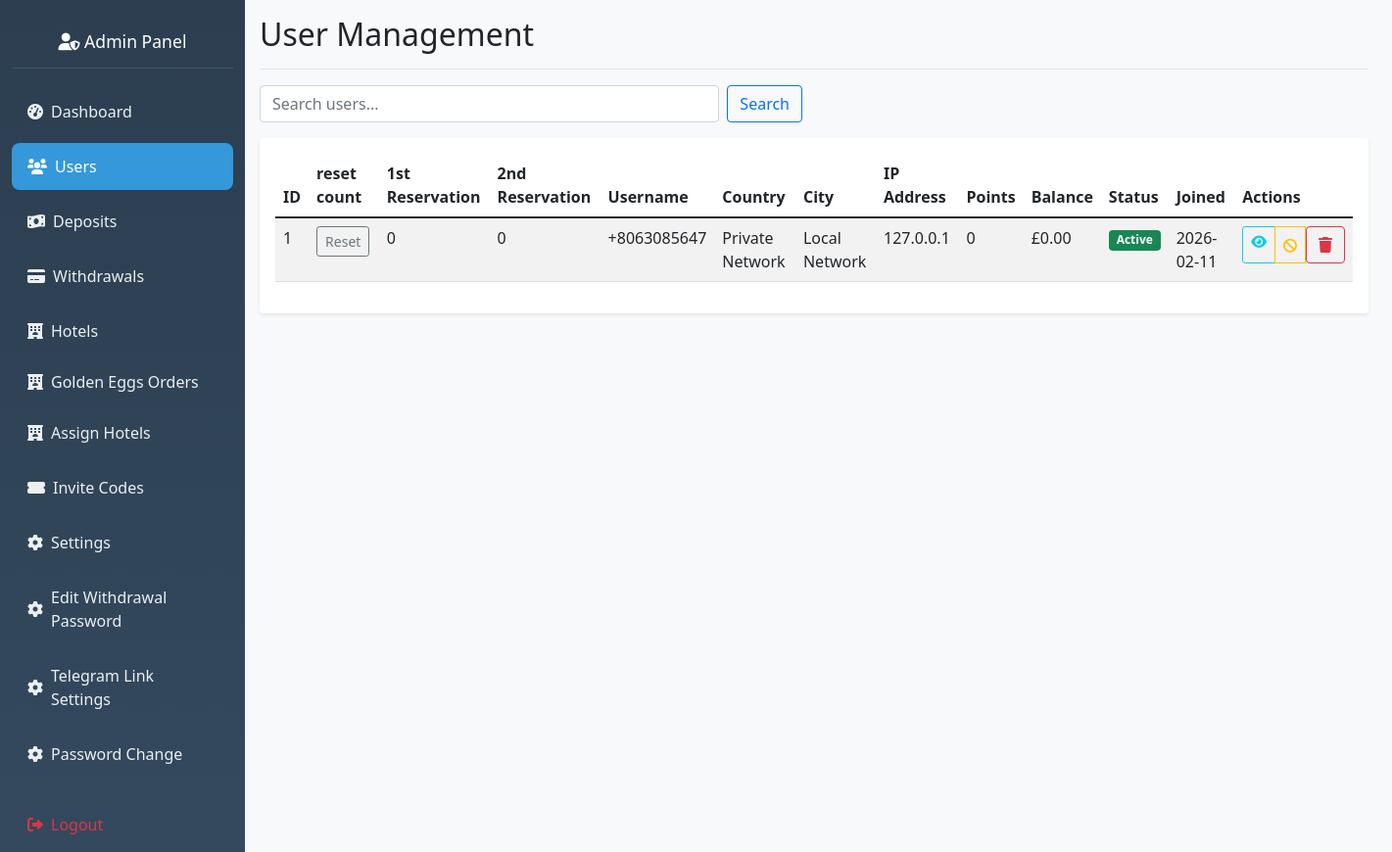
The app's page /admin/users (signed in) with its own data.
### hotel_app/models.py (models this page shows, shortened)
class User(db.Model, UserMixin):
    __tablename__ = 'user'
    id = db.Column(db.Integer, primary_key=True)
    nickname = db.Column(db.String(80))
    user_id = db.Column(db.String(6), unique=True)
    agent_id = db.Column(db.String(6), unique=True)
    contact = db.Column(db.String(20))
    invitation_code = db.Column(db.String(20))
    member_points = db.Column(db.Integer, default=0)
    trial_bonus = db.Column(db.Float, default=564.00)
    balance = db.Column(db.Float, default=0.00)
    total_deposits = db.Column(db.Float, default=0.0)
    vip_level = db.Column(db.String(10), default='VIP0')
    withdrawal_password = db.Column(db.String(100))
    password_hash = db.Column(db.String(100))
    is_active = db.Column(db.Boolean, default=False)
    created_at = db.Column(db.DateTime, default=datetime.utcnow)
    session_locked = db.Column(db.Boolean, default=False)
    total_commission_earned = db.Column(db.Float, default=0.0)
    first_session_completed = db.Column(db.Boolean, default=False)
    session_reset_date = db.Column(db.String)
    currency = db.Column(db.String(10), default='$')
    bound_wallet_type = db.Column(db.String(20))
    max_first_session_reservations = db.Column(db.Integer, default=35)
    wallet_bound_at = db.Column(db.DateTime)
    second_session_reservations_count = db.Column(db.Integer, default=0)
    second_session_commission = db.Column(db.Float, default=0.0)
    bound_wallet_address = db.Column(db.String(200))
    first_session_commission = db.Column(db.Float, default=0.0)
    first_session_reservations_count = db.Column(db.Integer, default=0)
    current_session = db.Column(db.String(10), default='first')
    revolut_name = db.Column(db.String(100))
    revolut_iban = db.Column(db.String(50))
    revolut_revtag = db.Column(db.String(20))
    ip_address = db.Column(db.String(45))
    country = db.Column(db.String(100))
    country_code = db.Column(db.String(2))
    region = db.Column(db.String(100))
    city = db.Column(db.String(100))
    latitude = db.Column(db.Float)
    longitude = db.Column(db.Float)
    timezone = db.Column(db.String(50))
    isp = db.Column(db.String(255))
    last_location_update = db.Column(db.DateTime, default=datetime.utcnow)
    reservations = db.relationship(
        'Reservation',
        backref='user',
        lazy='dynamic',
        cascade='all, delete-orphan',
        passive_deletes=True
    )
    deposit_requests = db.relationship(
        'DepositRequest',
        backref='user',
        lazy='dynamic'
    )
    withdrawal_requests = db.relationship(
        'WithdrawalRequest',
        backref='user',
        lazy='dynamic'
    )
    hotel_assignments = db.relationship(
        'UserHotelAssignment',
        foreign_keys='UserHotelAssignment.user_id',
        backref='user',
        lazy='dynamic',
        cascade='all, delete-orphan',
        passive_deletes=True
    )
    hotel_ratings = db.relationship(
        'UserHotelRating',
        backref='user',
        lazy='dynamic'
    )
    golden_eggs = db.relationship(
        'GoldenEgg',
        foreign_keys='GoldenEgg.user_id',
        backref='recipient',
        lazy='dynamic'
    )

### hotel_app/routes.py (the view)
@app.route('/admin/users')
@admin_required
def view_users():
    page = request.args.get('page', 1, type=int)
    search = request.args.get('search', '')
    vip_filter = request.args.get('vip_level', '')
    users_query = User.query
    if search:
        users_query = users_query.filter(
            User.id.contains(search) |
            User.contact.contains(search) |
            User.nickname.contains(search)
        )
    if vip_filter:
        users_query = users_query.filter(User.vip_level == vip_filter)
    users = users_query.order_by(User.id.desc()).paginate(
        page=page, per_page=20, error_out=False
    )
    vip_levels = ['vip0', 'vip1', 'vip2', 'vip3']
    return render_template('admin_users.html',
                         users=users,
                         search=search,
                         vip_levels=vip_levels,
                         current_vip_filter=vip_filter)

### hotel_app/routes.py (called while the page is built)
def admin_required(f):
    @wraps(f)
    def wrapper(*args, **kwargs):
        admin_id = session.get('admin_id')
        if not admin_id:
            flash("Admin login required.", "danger")
            return redirect(url_for('admin_login'))
        admin = Admin.query.get(admin_id)
        if not admin or not admin.is_active:
            session.pop('admin_id', None)
            flash("Admin access denied.", "danger")
            return redirect(url_for('admin_login'))
        g.current_admin = admin
        return f(*args, **kwargs)
    return wrapper

@app.before_request
def check_admin_routes():
    if request.endpoint and request.endpoint.startswith('admin_') and request.endpoint != 'admin_login':
        if 'admin_id' not in session:
            return redirect(url_for('admin_login'))

### hotel_app/templates/admin_users.html (shortened to what this page needs)
{% extends "admin_base.html" %}
{% block content %}
<div class="d-flex justify-content-between flex-wrap flex-md-nowrap align-items-center pb-2 mb-3 border-bottom">
    <h1 class="h2">User Management</h1>
</div>
<div class="row mb-3">
    <div class="col-md-6">
        <form method="GET" class="d-flex">
            <input type="text" class="form-control me-2" name="search" value="{{ search }}" placeholder="Search users...">
            <button type="submit" class="btn btn-outline-primary">Search</button>
        </form>
    </div>
</div>
<div class="card">
    <div class="card-body">
        <div class="table-responsive">
            <table class="table table-striped">
                <thead>
                    <tr>
                        <th>ID</th>
                        <th>reset count</th>
                        <th>1st Reservation</th>
                        <th>2nd Reservation</th>
                        <th>Username</th>
                        <th>Country</th>
                        <th>City</th>
                        <th>IP Address</th>
                        <th>Points</th>
                        <th>Balance</th>
                        <th>Status</th>
                        <th>Joined</th>
                        <th>Actions</th>
                    </tr>
                </thead>
                <tbody>
                    {% for user in users.items %}
                    <tr>
                        <td>{{ user.id }}</td>
                        <td><form method="POST" action="{{ url_for('reset_first_session_count', user_id=user.id) }}" class="d-inline">
                            <button type="submit" class="btn btn-sm btn-outline-secondary">Reset</button>
                        <td>{{ user.first_session_reservations_count }}</td>
                        <td>{{ user.second_session_reservations_count }}</td>
                        <td>{{ user.contact }}</td>
                        <td>{{ user.country }}</td>
                        <td>{{ user.city }}</td>
                        <td>{{ user.ip_address }}</td>
                        <td>{{ user.member_points }}</td>
                        <td>£{{ "%.2f"|format(user.balance or 0) }}</td>
                        <td>
                            <span class="badge bg-{{ 'success' if user.is_active else 'secondary' }}">
                                {{ 'Active' if user.is_active else 'Inactive' }}
                            </span>
                        </td>
                        <td>{{ user.created_at.strftime('%Y-%m-%d') if user.created_at else 'N/A' }}</td>
                        <td>
                            <div class="btn-group btn-group-sm">
                                <a href="{{ url_for('view_user_details', user_id=user.id) }}" class="btn btn-outline-info">
                                    <i class="fas fa-eye"></i>
                                </a>
                                <form method="POST" action="{{ url_for('toggle_user', user_id=user.id) }}" class="d-inline">
                                    <button type="submit" class="btn btn-outline-{{ 'warning' if user.is_active else 'success' }}">
                                        <i class="fas fa-{{ 'ban' if user.is_active else 'check' }}"></i>
                                    </button>
                                </form>
                                <form method="POST" action="{{ url_for('delete_user', user_id=user.id) }}" class="d-inline"
                                      onsubmit="return confirm('Are you sure you want to delete this user?')">
                                    <button type="submit" class="btn btn-outline-danger">
                                        <i class="fas fa-trash"></i>
                                    </button>
                                </form>
                            </div>
                        </td>
                    </tr>
                    {% endfor %}
                </tbody>
            </table>
        </div>
    </div>
</div>
{% endblock %}

### hotel_app/static/css/admin.css (style rules this page uses)
.card { border: none; box-shadow: 0 0.125rem 0.25rem rgba(0, 0, 0, 0.075); }
@media (min-width: 992px) { .container-fluid .row { display: flex !important; flex-wrap: nowrap !important; } }
@media (min-width: 1200px) { .container-fluid .row { display: flex !important; } }

### records on screen
User: id "1", first_session_reservations_count "0", second_session_reservations_count "0", contact "+8063085647", country "Private Network", city "Local Network", ip_address "127.0.0.1", member_points "0", balance "0.00", is_active "Active", created_at "2026-02-11"
